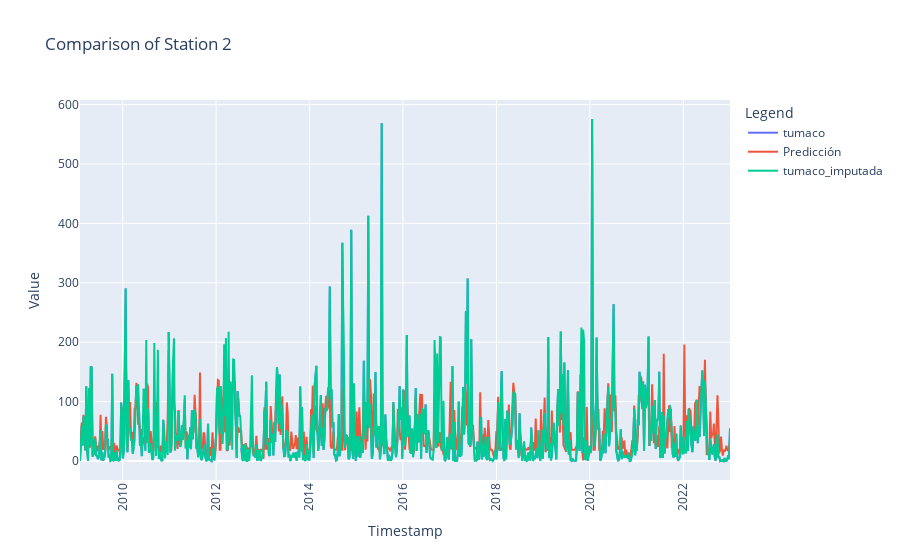

The notebook cell saved with this chart:
### Markdown cell above
### Graficar los resultados de la imputacion

    Aqui podemos comparar de manera interactiva como se  comportan las 3 series de analisis, la real, las prediciones y la serie imputada.

### Code cell
import plotly.graph_objects as go

# Crear la figura
fig = go.Figure()

# Añadir la serie de datos original (ajuste)
fig.add_trace(go.Scatter(x=dataset.index, y=dataset.iloc[:, 0], mode='lines', name=dataset.columns[0]))

# Añadir la predicción
fig.add_trace(go.Scatter(x=xTest.index, y=yPredict, mode='lines', name='Predicción'))

#Añadir imputada
fig.add_trace(go.Scatter(x=dataset.index, y=dataset.iloc[:,-1], mode='lines', name=dataset.columns[-1] ))

# Añadir leyenda
fig.update_layout(
    title="Comparison of Station 2",
    xaxis_title="Timestamp",
    yaxis_title="Value",
    xaxis_tickangle=-90,
    legend_title="Legend",
    template="plotly",
)
print(dataset.iloc[:, 0].corr(dataset.iloc[:,-1]))
# Mostrar la figura
fig.show()

### Figure 1 — Plotly figure (JSON) as saved in the notebook; plotly's stock layout.template omitted (floating-point values rounded to 4 significant figures; data arrays with more than 128 entries replaced by an {"elided": "..."} marker saying what was removed)
{"data": [{"mode": "lines", "name": "tumaco", "type": "scatter", "x": {"elided": "727 str values"}, "y": {"elided": "727 float values"}}, {"mode": "lines", "name": "Predicción", "type": "scatter", "x": {"elided": "726 str values"}, "y": {"elided": "726 float values"}}, {"mode": "lines", "name": "tumaco_imputada", "type": "scatter", "x": {"elided": "727 str values"}, "y": {"elided": "727 float values"}}], "layout": {"legend": {"title": {"text": "Legend"}}, "title": {"text": "Comparison of Station 2"}, "xaxis": {"tickangle": -90, "title": {"text": "Timestamp"}}, "yaxis": {"title": {"text": "Value"}}}}
